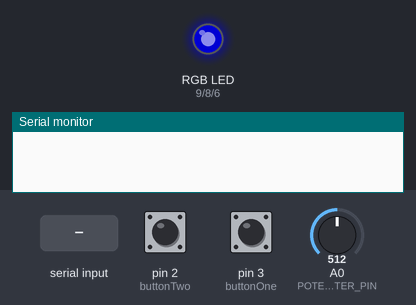
Bench run of a sketch on a simulated Arduino Uno, built with avr-gcc and run on an emulated ATmega328P. Parts: an RGB LED mixed from three pins (HIGH = lit), the last lines printed to the serial monitor. The inputs (shaded band) are chosen by the test bench; at power-on: pin 2 (buttonTwo) HIGH, pin 3 (buttonOne) HIGH, A0 (POTENTIOMETER_PIN) = 512. Dim RGB values are drawn brighter than linear.

Above: at 1.2 s.
1.3 s: "ledpower \n" received over Serial
At 2.5 s:
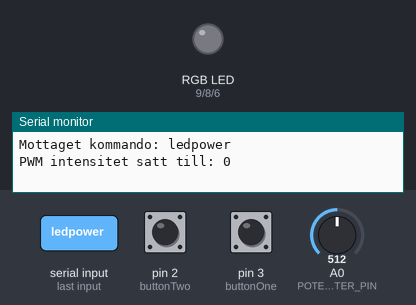
2.8 s: "ledon 1\n" received over Serial
At 3.7 s:
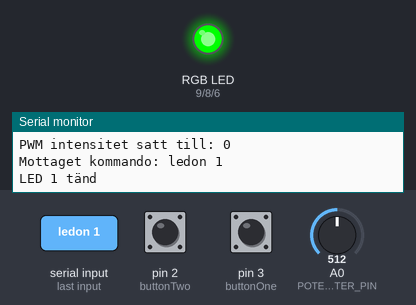
4.3 s: pin 2 (buttonTwo) pulled LOW for 0.15 s
At 4.6 s:
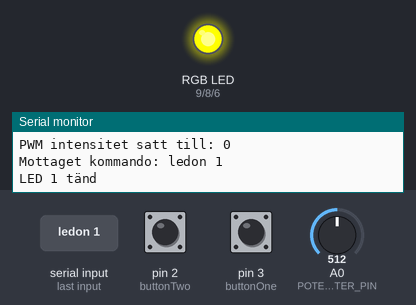
5.9 s: pin 3 (buttonOne) pulled LOW for 0.15 s
At 7.0 s:
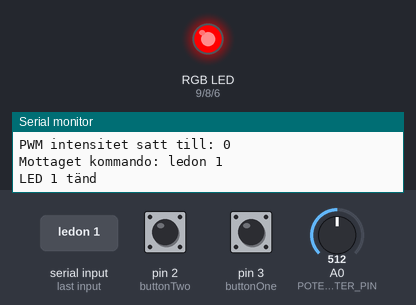
7.5 s: "ledpower 90\n" received over Serial
At 8.7 s:
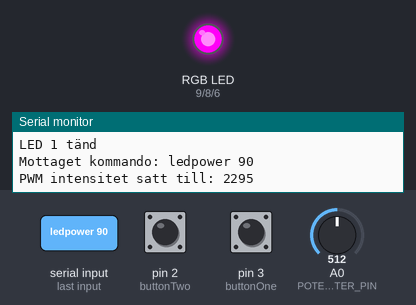
9.0 s: pin 2 (buttonTwo) pulled LOW for 1 s
At 9.4 s:
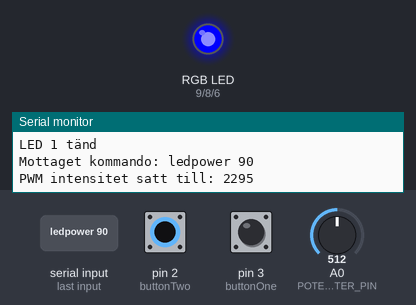
Timing chart, 0 to 12.0 s (numbered marks = the images above; inputs shaded):
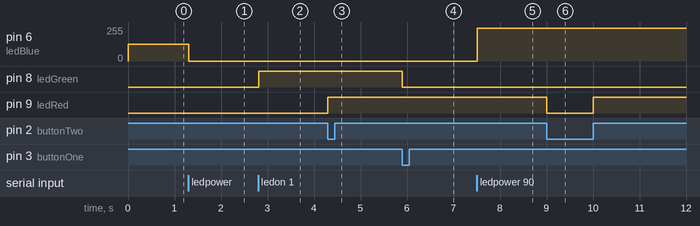

The sketch:

Arduino_LED_Interrupts.ino
```cpp
#define ledGreen 8
#define buttonOne 3 // Används med externa avbrott
#define ledRed 9
#define buttonTwo 2 // Används med externa avbrott
#define ledBlue 6
#define POTENTIOMETER_PIN A0

// Volatile som låter arduino veta att variablerna kan ändras
volatile bool buttonOnePressed = false;
volatile bool buttonTwoPressed = false;
volatile unsigned long lastInterruptTimeOne = 0;
volatile unsigned long lastInterruptTimeTwo = 0;
const unsigned long debounceTime = 200; // Debounce-tid i millisekunder

// Knapparna & potentiometer satt till true i början av programmet
bool buttonOneEnabled = true;
bool buttonTwoEnabled = true;
bool potentiometerEnabled = true;

void setup() {
// Lampor sätts som utgång & knappar sätts som ingång med arduinos inbyggda resistor
 pinMode(ledGreen, OUTPUT);
 pinMode(ledRed, OUTPUT);
 pinMode(buttonOne, INPUT_PULLUP);
 pinMode(buttonTwo, INPUT_PULLUP);
 pinMode(ledBlue, OUTPUT);
 Serial.begin(9600);

 // Initierar interrupts till knapparna, aktiveras vid all typ av ändring
 attachInterrupt(digitalPinToInterrupt(buttonOne), buttonOneISR, CHANGE);
 attachInterrupt(digitalPinToInterrupt(buttonTwo), buttonTwoISR, CHANGE);
}

void loop() {
 // Variabler för när knapparna trycktes sist
 static unsigned long lastToggleTimeOne = 0;
 static unsigned long lastToggleTimeTwo = 0;

 if (buttonOnePressed && buttonOneEnabled) {
   unsigned long currentTime = millis();
   if (currentTime - lastToggleTimeOne > debounceTime) {
     digitalWrite(ledGreen, !digitalRead(ledGreen));
     lastToggleTimeOne = currentTime;
   }
   buttonOnePressed = false;
 }

 if (buttonTwoPressed && buttonTwoEnabled) {
   unsigned long currentTime = millis();
   if (currentTime - lastToggleTimeTwo > debounceTime) {
     digitalWrite(ledRed, !digitalRead(ledRed));
     lastToggleTimeTwo = currentTime;
   }
   buttonTwoPressed = false;
 }

 if (potentiometerEnabled) {
   readAndAdjustAnalogSensor();
 }
 readSerialCommands();
}

// Interrupt Service Routine funktion för knapp1
void buttonOneISR() {
 unsigned long interruptTime = millis();
 if (interruptTime - lastInterruptTimeOne > debounceTime) {
   buttonOnePressed = true;
   lastInterruptTimeOne = interruptTime;
 }
}

// Interrupt Service Routine funktion för knapp2
void buttonTwoISR() {
 unsigned long interruptTime = millis();
 if (interruptTime - lastInterruptTimeTwo > debounceTime) {
   buttonTwoPressed = true;
   lastInterruptTimeTwo = interruptTime;
 }
}

// Funktion för justera ljusstyrkan på LED med potentiometer
void readAndAdjustAnalogSensor() {
 if (!potentiometerEnabled) return;
  int sensorValue = analogRead(POTENTIOMETER_PIN);
 int brightness = map(sensorValue, 0, 1023, 0, 255);
 analogWrite(ledBlue, brightness);
}

// Funktion för att styra kretsen via kommandon på serial monitorn
void readSerialCommands() {
 if (Serial.available() > 0) {
   String command = Serial.readStringUntil('\n');
   Serial.print("Mottaget kommando: "); Serial.println(command);


   if (command == "enable button 1") {
     buttonOneEnabled = true;
     Serial.println("Knapp 1 aktiverad");
   } else if (command == "disable button 1") {
     buttonOneEnabled = false;
     Serial.println("Knapp 1 inaktiverad");
   } else if (command == "enable button 2") {
     buttonTwoEnabled = true;
     Serial.println("Knapp 2 aktiverad");
   } else if (command == "disable button 2") {
     buttonTwoEnabled = false;
     Serial.println("Knapp 2 inaktiverad");
   } else if (command.startsWith("ledpower ")) {
     int power = command.substring(9).toInt();
     if (power == -1) {
       potentiometerEnabled = true;
       Serial.println("Potentiometer aktiverad");
     } else {
       potentiometerEnabled = false;
       int brightness = map(power, 0, 10, 0, 255);
       analogWrite(ledBlue, brightness);
       Serial.print("PWM intensitet satt till: "); Serial.println(brightness);
     }
   } else if (command == "ledon 1") {
     digitalWrite(ledGreen, HIGH);
     Serial.println("LED 1 tänd");
   } else if (command == "ledoff 1") {
     digitalWrite(ledGreen, LOW);
     Serial.println("LED 1 släckt");
   } else if (command == "ledon 2") {
     digitalWrite(ledRed, HIGH);
     Serial.println("LED 2 tänd");
   } else if (command == "ledoff 2") {
     digitalWrite(ledRed, LOW);
     Serial.println("LED 2 släckt");
   } else {
     Serial.println("Okänt kommando");
   }
 }
}
```

Measured:
- after the input at 1.3 s, pin 6 (ledBlue): 127/255 → 0/255 at once
- after the input at 2.8 s, pin 8 (ledGreen): LOW → HIGH at once
- after the input at 4.3 s, pin 9 (ledRed): LOW → HIGH at once
- after the input at 5.9 s, pin 8 (ledGreen): HIGH → LOW at once
- after the input at 7.5 s, pin 6 (ledBlue): 0/255 → 247/255 at once
- after the input at 9.0 s, pin 9 (ledRed): HIGH → LOW at once, → HIGH 1.0 s later
